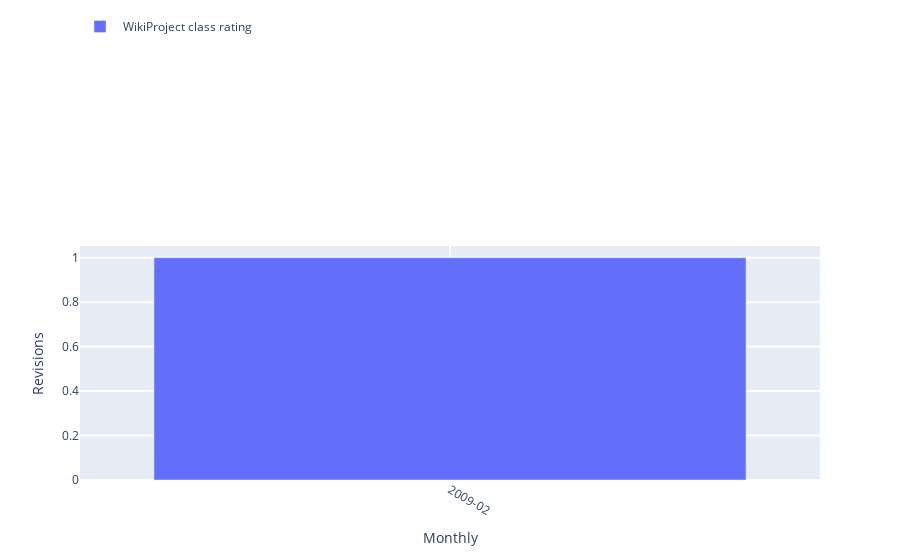

Notebook source saved alongside this figure:
### Markdown cell above
<span style="color: #626262"> Try yourself! This is what will happen when you click 'Load Topics' button: </span>

### Code cell
### --------------------------------------------------------------------------- ###
### TRY YOURSELF! THIS IS WHAT WILL HAPPEN WHEN YOU CLICK 'Show Topics' BUTTON  ###
### --------------------------------------------------------------------------- ###

## This is the page you used ##
print('The page that is being used:', the_talk_page['title'])

#initiate a topics listener
topics_listener = TopicsListener(talk_content)

#get a dataframe with topics and action_types
wikipediadv_ins = WikipediaDV(WikipediaAPI(lng=abbreviation(languageSelection.value)))
topic_df = topics_listener.extract_topics(wikipediadv_ins)
if len(topic_df) == 0:
    print("There is no topics here!")
else:
    display(qgrid.show_grid(topic_df))

    # Visualization
    begin_date = date(2005, 3, 1)
    end_date = date(2015, 7, 4)
    granularity = 'Monthly'

    topics_listener.listen(
        begin = begin_date,
        end = end_date,
        granularity = granularity)

### Figure 1 — Plotly figure (JSON) as saved in the notebook; plotly's stock layout.template omitted (floating-point values rounded to 4 significant figures)
{"data": [{"name": " WikiProject class rating", "type": "bar", "x": ["2009-02"], "y": [1]}], "layout": {"barmode": "group", "hovermode": "closest", "legend": {"x": 0, "y": 2}, "showlegend": true, "xaxis": {"categoryorder": "category ascending", "gridwidth": 2, "nticks": 15, "tickangle": 30, "ticklen": 5, "tickmode": "auto", "title": {"text": "Monthly"}, "type": "category", "zeroline": true}, "yaxis": {"gridwidth": 2, "ticklen": 5, "title": {"text": "Revisions"}}}}
